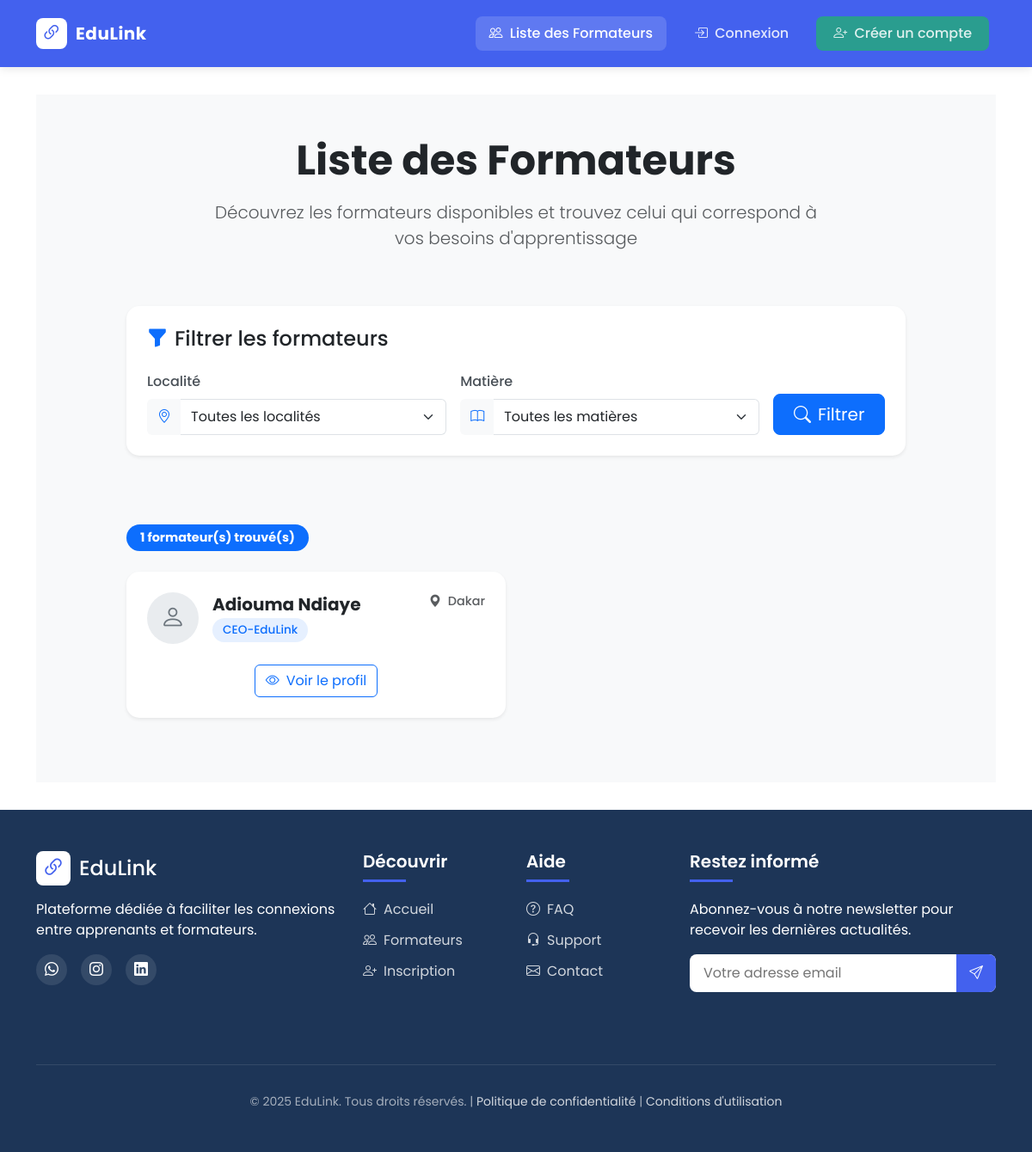
Page /formations/formateurs/ on the earlier database version.
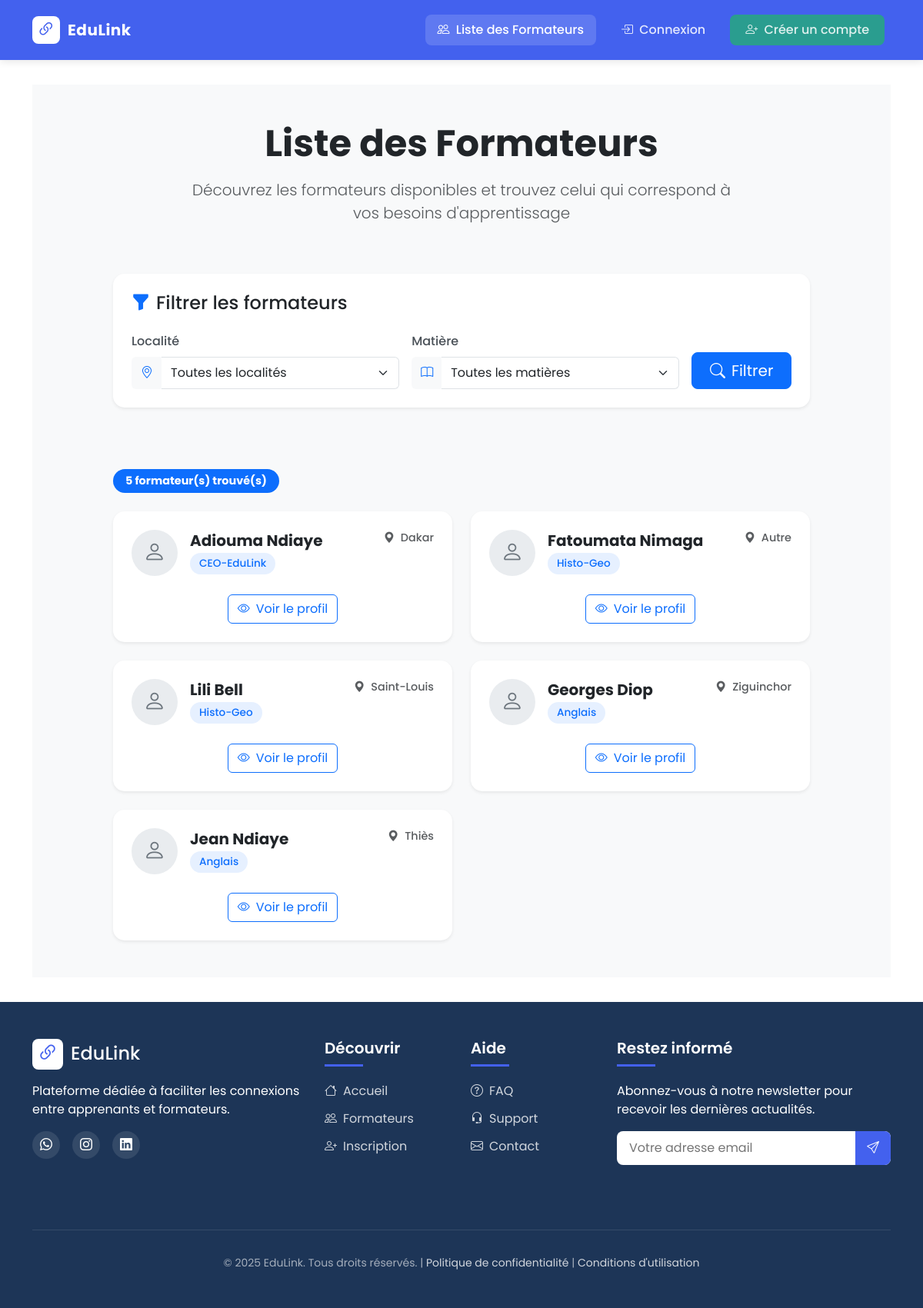
Same page on the later database version.
### formations/models.py (models this page shows, shortened)
class Formateur(AbstractUser):
    username = None  # On désactive le username
    nom_complet = models.CharField(max_length=100, unique=True)
    email = models.EmailField(unique=True)  #  Champ email obligatoire
    LOCALITE_CHOICES = [
        ("Dakar", "Dakar"),
        ("Thiès", "Thiès"),
        ("Saint-Louis", "Saint-Louis"),
        ("Kaolack", "Kaolack"),
        ("Ziguinchor", "Ziguinchor"),
        ("Autre", "Autre"),
    ]
    MATIERE_CHOICES = [
        ("Mathématiques", "Mathématiques"),
        ("Français", "Français"),
        ("Arabe", "Arabe"),
        ("Histoire et Geographie", "Histoire et Geographie"),
        ("Physique", "Physique"),
        ("Anglais", "Anglais"),
        ("Informatique", "Informatique"),
        ("Autre", "Autre"),
    ]
    localite = models.CharField(max_length=100, choices=LOCALITE_CHOICES, default="Dakar")
    matiere = models.CharField(max_length=50, choices=MATIERE_CHOICES, default="Mathématiques")
    matiere_personnalisee = models.CharField(max_length=100, blank=True, null=True)
    numero = models.CharField(max_length=20, blank=True)
    date_ajout = models.DateTimeField(auto_now_add=True)
    USERNAME_FIELD = 'nom_complet'
    REQUIRED_FIELDS = ['email', 'localite', 'matiere']
    groups = models.ManyToManyField(
        'auth.Group',
        related_name='formateur_groups',
        blank=True
    )
    user_permissions = models.ManyToManyField(
        'auth.Permission',
        related_name='formateur_user_permissions',
        blank=True
    )

### formations/views.py (the view)
# urls.py: path("formateurs/", liste_formateurs, name="liste_formateurs"),
def liste_formateurs(request):
    formateurs = Formateur.objects.all()
    localite = request.GET.get('localite')
    if localite:
        formateurs = formateurs.filter(localite=localite)
    matiere = request.GET.get('matiere')
    if matiere:
        if matiere == "Autre":
            formateurs = formateurs.filter(matiere_personnalisee__isnull=False)
        else:
            formateurs = formateurs.filter(matiere=matiere)
    localites = Formateur.LOCALITE_CHOICES
    matieres = Formateur.MATIERE_CHOICES
    return render(request, "formations/liste_formateurs.html", {
        "formateurs": formateurs,
        "localites": localites,
        "matieres": matieres,
    })

### formations/templates/formations/liste_formateurs.html (shortened to what this page needs)
{% extends "formations/base.html" %}
{% load static %}
{% block content %}
<section class="formateurs-list-section py-5">
    <div class="container">
        <div class="row justify-content-center mb-5">
            <div class="col-lg-8 text-center">
                <h1 class="display-5 fw-bold mb-3">Liste des Formateurs</h1>
                <p class="lead text-muted">Découvrez les formateurs disponibles et trouvez celui qui correspond à vos besoins d'apprentissage</p>
            </div>
        </div>
        <div class="row justify-content-center mb-5">
            <div class="col-lg-10">
                <div class="card border-0 shadow-sm filter-card">
                    <div class="card-body p-4">
                        <h4 class="card-title mb-4">
                            <i class="bi bi-funnel-fill me-2 text-primary"></i>Filtrer les formateurs
                        </h4>
                        <form method="get" class="filter-form">
                            <div class="row g-3">
                                <div class="col-md-5">
                                    <label for="localite" class="form-label">Localité</label>
                                    <div class="input-group">
                                        <span class="input-group-text bg-light">
                                            <i class="bi bi-geo-alt text-primary"></i>
                                        </span>
                                        <select name="localite" id="localite" class="form-select form-control-lg">
                                            <option value="">Toutes les localités</option>
                                        </select>
                                    </div>
                                </div>
                                <div class="col-md-5">
                                    <label for="matiere" class="form-label">Matière</label>
                                    <div class="input-group">
                                        <span class="input-group-text bg-light">
                                            <i class="bi bi-book text-primary"></i>
                                        </span>
                                        <select name="matiere" id="matiere" class="form-select form-control-lg">
                                            <option value="">Toutes les matières</option>
                                        </select>
                                    </div>
                                </div>
                                <div class="col-md-2 d-flex align-items-end">
                                    <button type="submit" class="btn btn-primary btn-lg w-100">
                                        <i class="bi bi-search me-2"></i>Filtrer
                                    </button>
                                </div>
                            </div>
                        </form>
                    </div>
                </div>
            </div>
        </div>
        <div class="row justify-content-center">
            <div class="col-lg-10">
                <div class="result-count mb-4">
                    <span class="badge bg-primary">{{ formateurs.count }} formateur(s) trouvé(s)</span>
                </div>
                <div class="formateurs-grid">
                    {% for formateur in formateurs %}
                        <div class="formateur-card card border-0 shadow-sm hover-card">
                            <div class="card-body p-4">
                                <div class="d-flex justify-content-between mb-3">
                                    <div class="formateur-identity d-flex align-items-center">
                                        <div class="formateur-avatar me-3">
                                            {% if formateur.photo %}
                                                <img src="{{ formateur.photo.url }}" alt="{{ formateur.nom_complet }}" class="img-fluid rounded-circle">
                                            {% else %}
                                                <div class="avatar-placeholder">
                                                    <i class="bi bi-person"></i>
                                                </div>
                                            {% endif %}
                                        </div>
                                        <div>
                                            <h5 class="mb-1 fw-bold">{{ formateur.nom_complet }}</h5>
                                            <div class="formateur-badge">
                                                {% if formateur.matiere == "Autre" %}
                                                    {{ formateur.matiere_personnalisee }}
                                                {% else %}
                                                    {{ formateur.get_matiere_display }}
                                                {% endif %}
                                            </div>
                                        </div>
                                    </div>
                                    <div class="formateur-location text-muted">
                                        <i class="bi bi-geo-alt-fill me-1"></i>
                                        {{ formateur.get_localite_display }}
                                    </div>
                                </div>
                                <div class="formateur-cta text-center mt-4">
                                    <a href="{% url 'detail_formateur' formateur.id %}" class="btn btn-outline-primary">
                                        <i class="bi bi-eye me-2"></i>Voir le profil
                                    </a>
                                </div>
                            </div>
                        </div>
                    {% endfor %}
                </div>
            </div>
        </div>
    </div>
</section>
{% endblock %}

### formations/templates/formations/base.html (shortened to what this page needs)
<!DOCTYPE html>
<html lang="en">
<head>
    <link rel="stylesheet" href="https://cdn.jsdelivr.net/npm/bootstrap@5.3.0/dist/css/bootstrap.min.css">
    <link rel="stylesheet" href="https://cdn.jsdelivr.net/npm/bootstrap-icons@1.10.0/font/bootstrap-icons.css">
</head>
<body>
<nav class="navbar navbar-expand-lg navbar-dark">
    <div class="container">
        <a class="navbar-brand" href="{% url 'home' %}">
            <div class="brand-logo">
                <i class="bi bi-link-45deg"></i>
            </div>
            EduLink
        </a>
        <div class="collapse navbar-collapse" id="navbarNav">
            <ul class="navbar-nav ms-auto">
                <li class="nav-item">
                    <a class="nav-link {% if request.path == '/liste_formateurs/' %}active{% endif %}" href="{% url 'liste_formateurs' %}">
                        <i class="bi bi-people me-1"></i> Liste des Formateurs
                    </a>
                </li>
                {% if user.is_authenticated %}
                    <li class="nav-item">
                        <a class="nav-link {% if request.path == '/dashboard/' %}active{% endif %}" href="{% url 'dashboard' %}">
                            <i class="bi bi-speedometer2 me-1"></i> Espace Formateur
                        </a>
                    </li>
                    <li class="nav-item">
                        <a class="nav-link nav-btn btn-danger ms-2" href="{% url 'logout' %}">
                            <i class="bi bi-box-arrow-right me-1"></i> Déconnexion
                        </a>
                    </li>
                {% else %}
                    <li class="nav-item">
                        <a class="nav-link {% if request.path == '/login/' %}active{% endif %}" href="{% url 'login' %}">
                            <i class="bi bi-box-arrow-in-right me-1"></i> Connexion
                        </a>
                    </li>
                    <li class="nav-item">
                        <a class="nav-link nav-btn btn-success ms-2" href="{% url 'register' %}">
                            <i class="bi bi-person-plus me-1"></i> Créer un compte
                        </a>
                    </li>
                {% endif %}
            </ul>
        </div>
    </div>
</nav>
<main>
    <div class="container">
        {% block content %}{% endblock %}
    </div>
</main>
<footer>
    <div class="container">
        <div class="row">
            <div class="col-lg-4 mb-4">
                <div class="footer-logo">
                    <div class="footer-logo-icon">
                        <i class="bi bi-link-45deg"></i>
                    </div>
                    <h4 class="mb-0">EduLink</h4>
                </div>
                <p>Plateforme dédiée à faciliter les connexions entre apprenants et formateurs.</p>
                <div class="social-links">
                    <a href="https://wa.me/221782166692" class="social-link" title="Whatsapp">
                        <i class="bi bi-whatsapp"></i>
                    </a>
                    <a href="https://www.instagram.com/adiouma_dt" class="social-link" title="Instagram">
                        <i class="bi bi-instagram"></i>
                    </a>
                    <a href="https://www.linkedin.com/in/Adiouma Ndiaye" class="social-link" title="LinkedIn">
                        <i class="bi bi-linkedin"></i>
                    </a>
                </div>
            </div>
            <div class="col-lg-2 col-md-6 mb-4">
                <h5 class="footer-heading">Découvrir</h5>
                <ul class="footer-links">
                    <li>
                        <a href="{% url 'home' %}">
                            <i class="bi bi-house"></i> Accueil
                        </a>
                    </li>
                    <li>
                        <a href="{% url 'liste_formateurs' %}">
                            <i class="bi bi-people"></i> Formateurs
                        </a>
                    </li>
                    {% if user.is_authenticated %}
                    <li>
                        <a href="{% url 'dashboard' %}">
                            <i class="bi bi-speedometer2"></i> Tableau de bord
                        </a>
                    </li>
                    {% else %}
                    <li>
                        <a href="{% url 'register' %}">
                            <i class="bi bi-person-plus"></i> Inscription
                        </a>
                    </li>
                    {% endif %}
                </ul>
            </div>
            <div class="col-lg-2 col-md-6 mb-4">
                <h5 class="footer-heading">Aide</h5>
                <ul class="footer-links">
                    <li>
                        <a href="#" id="faq-link">
                            <i class="bi bi-question-circle"></i> FAQ
                        </a>
                    </li>
                    <li>
                        <a href="#" id="support-link">
                            <i class="bi bi-headset"></i> Support
                        </a>
                    </li>
                    <li>
                        <a href="#" id="contact-link">
                            <i class="bi bi-envelope"></i> Contact
                        </a>
                    </li>
                </ul>
            </div>
            <div class="col-lg-4 mb-4">
                <h5 class="footer-heading">Restez informé</h5>
                <p>Abonnez-vous à notre newsletter pour recevoir les dernières actualités.</p>
                <form class="newsletter-form" id="newsletter-form" action="{% url 'newsletter_subscribe' %}" method="post">
                    <input type="email" name="email" class="newsletter-input" placeholder="Votre adresse email" required>
                    <button type="submit" class="newsletter-btn">
                        <i class="bi bi-send"></i>
                    </button>
                </form>
                <div id="newsletter-response" class="mt-2" style="min-height: 20px;"></div>
            </div>
        </div>
        <div class="footer-bottom">
            <p>&copy; {% now "Y" %} EduLink. Tous droits réservés. |
                <a href="#" id="privacy-link">Politique de confidentialité</a> |
                <a href="#" id="terms-link">Conditions d'utilisation</a>
            </p>
        </div>
    </div>
</footer>
</body>
</html>

Differences in the rows shown:
added Formateur: nom_complet "Fatoumata Nimaga", matiere "Histo-Geo", localite "Autre"
added Formateur: nom_complet "Lili Bell", matiere "Histo-Geo", localite "Saint-Louis"
added Formateur: nom_complet "Georges Diop", matiere "Anglais", localite "Ziguinchor"
added Formateur: nom_complet "Jean Ndiaye", matiere "Anglais", localite "Thiès"
Other differences:
text no longer shown: "1"
text now shown: "5"
